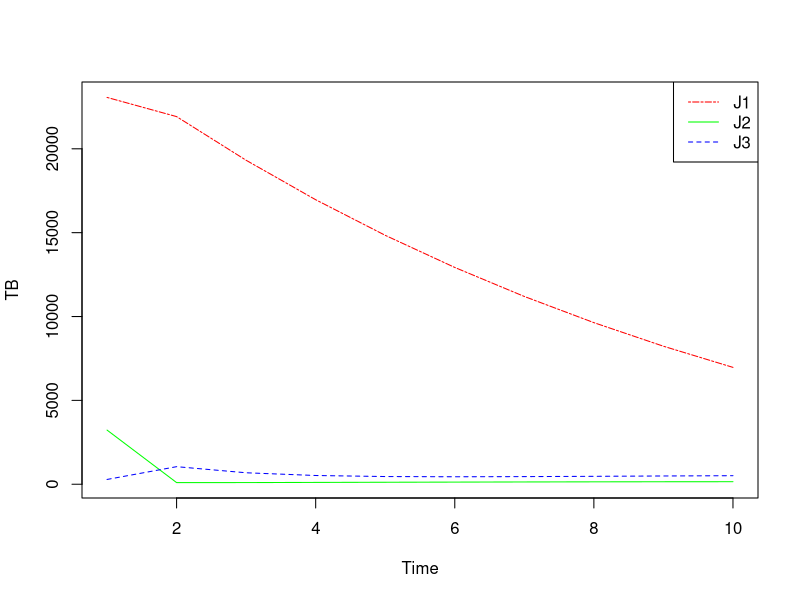

This chart was generated by the following R code:
## ---- chunk 1
library(deSolve)
## ---- chunk 2
HIVTB = function(time, state, parameters) {
  with(as.list(c(state, parameters)), {
    dS = caplambda - (betac*S*(I+J3)/N) - lambda*sigma*S*(Jas/R) - mu*S
    dL = betac * (S + Tb)*(I+J3)/N - lambda*sigma*L*(Jas/R) - (mu+k+r1)*L
    dI = k*L - (mu+d+r2)*I
    dTb = r1*L + r2*I - betac*Tb*(I+J3)/N - lambda*sigma*Tb*(Jas/R) - mu*Tb
    dJ1 = lambda*sigma*(S+Tb)*(Jas/R) - betac*J1*(I+J3)/N - (alpha1 + mu)*J1 + ras*J2
    dJ2 = lambda*sigma*L*(Jas/R) + betac*J1*(I+J3)/N - (alpha1 + mu+kas+ras)*J2
    dJ3 = kas*J2 - (alpha3 + mu + das)*J3
    dA = alpha1*J1 + alpha2*J2 + alpha3*J3 - (mu+f)*A
    list(c(dS, dL, dI, dTb, dJ1, dJ2, dJ3, dA))
  })
}
## ---- chunk 3
# TN = 8336817
# N = .825 * TN
# L = 0.016 * N
# I = 6.9/100000 * N
# Tb = 0.82 * I
# J1 = .23*(1458/100000) * N
# J2 = .14*J1
# J3 = 0.6 * I
# A = 0.166 * J1
# R = N - I - J3 - A
# gamma = .95
# R0 = 1.7
# 
# state = c(
# S = N - L - J1 - J2 - J3 ,
# L = L,
# I = I,
# Tb = Tb,
# J1 = J1,
# J2 = J2,
# J3 = J3,
# A = A
# )
# 
# times=1:10
# 
# params = c(
# N = N,
# R = R,
# Jas = J1 + J2 + J3,
# caplambda = (.175*TN)/15,
# beta = R0 * gamma,
# lambda = 4.025/100000,
# c = (10 * I) / R, # what do we multiply this with!!!!??
# sigma = 0.009/100000 ,
# mu = 555.1/100000 ,
# k = 0.08,
# kas = 0.1,
# d = 0.9,
# das = 4.7/1000 ,
# f = 21.35/100000 ,
# r1 = 0.78 ,
# r2 = 0.82 ,
# ras = 1,
# alpha1 = 10/100000 ,
# alpha2 = 0.25 ,
# alpha3 = 0.25
# )
## ---- chunk 4
TN = 8336817
N = .825 * TN
L = 0.016 * N
I = 6.9/100000 * N
Tb = 0.82 * I
J1 = .23*(1458/100000) * N
J2 = .14*J1
J3 = 0.6 * I
A = 0.166 * J1
R = N - I - J3 - A
gamma = .95
R0 = 1.7

state = c(
S = N - L - J1 - J2 - J3 ,
L = L,
I = I,
Tb = Tb,
J1 = J1,
J2 = J2,
J3 = J3,
A = A
)

times=1:10

params = c(
N = N,
R = R,
Jas = J1 + J2 + J3,
 caplambda = (.175*TN)/15,
 betac = 10,
 lambda = 4.025/100000,
# c = (10 * I) / R,
 sigma = 0.009/100000 ,
 mu = 0.0143,
 k = 0.5,
 kas = 5*0.5,
 d = 0.1,
 das = 0.2 ,
 f = 0.5 ,
 r1 = 3 ,
 r2 = 1 ,
 ras = 3,
 alpha1 = 0.1 ,
 alpha2 = 0.2 ,
 alpha3 = 0.5
  )
## ---- chunk 5
sim=ode(y=state,times=times,func=HIVTB,parms=params)
## ---- chunk 6
matplot(sim[,6:8], type = 'l', lty = 6:8, col = c('red', 'green', 'blue'), xlab = 'Time', ylab = 'TB')
legend('topright', c('J1', 'J2', 'J3'), lty = 6:8, col = c('red', 'green', 'blue'))
